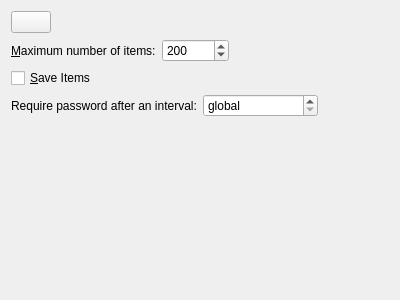
<?xml version="1.0" encoding="UTF-8"?>
<ui version="4.0">
 <class>TabPropertiesWidget</class>
 <widget class="QWidget" name="TabPropertiesWidget">
  <property name="geometry">
   <rect>
    <x>0</x>
    <y>0</y>
    <width>400</width>
    <height>300</height>
   </rect>
  </property>
  <property name="windowTitle">
   <string/>
  </property>
  <layout class="QVBoxLayout" name="verticalLayout">
   <item>
    <layout class="QHBoxLayout" name="horizontalLayout">
     <item>
      <widget class="IconSelectButton" name="iconButton">
       <property name="text">
        <string/>
       </property>
      </widget>
     </item>
     <item>
      <widget class="QLabel" name="tabName">
       <property name="sizePolicy">
        <sizepolicy hsizetype="Expanding" vsizetype="Preferred">
         <horstretch>0</horstretch>
         <verstretch>0</verstretch>
        </sizepolicy>
       </property>
       <property name="text">
        <string/>
       </property>
      </widget>
     </item>
    </layout>
   </item>
   <item>
    <layout class="QHBoxLayout" name="horizontalLayout_2">
     <item>
      <widget class="QLabel" name="label_2">
       <property name="text">
        <string>&amp;Maximum number of items:</string>
       </property>
       <property name="buddy">
        <cstring>maxItems</cstring>
       </property>
      </widget>
     </item>
     <item>
      <widget class="QSpinBox" name="maxItems">
       <property name="specialValueText">
        <string>default</string>
       </property>
       <property name="maximum">
        <number>100000</number>
       </property>
       <property name="value">
        <number>200</number>
       </property>
      </widget>
     </item>
     <item>
      <spacer name="horizontalSpacer_5">
       <property name="orientation">
        <enum>Qt::Horizontal</enum>
       </property>
       <property name="sizeHint" stdset="0">
        <size>
         <width>40</width>
         <height>20</height>
        </size>
       </property>
      </spacer>
     </item>
    </layout>
   </item>
    <item>
     <widget class="QCheckBox" name="storeItems">
      <property name="text">
       <string>&amp;Save Items</string>
      </property>
     </widget>
    </item>
    <item>
     <layout class="QHBoxLayout" name="horizontalLayout_3">
      <item>
       <widget class="QLabel" name="labelEncryptedExpireSeconds">
        <property name="text">
         <string>Require password after an interval:</string>
        </property>
        <property name="buddy">
         <cstring>encryptedExpireSeconds</cstring>
        </property>
       </widget>
      </item>
      <item>
       <widget class="QSpinBox" name="spinBoxExpireEncryptedTabSeconds">
        <property name="toolTip">
         <string>Per-tab timeout in seconds for requiring encryption password again.

Set to 0 to use global setting.</string>
        </property>
        <property name="specialValueText">
         <string>global</string>
        </property>
        <property name="suffix">
         <string> seconds</string>
        </property>
        <property name="maximum">
         <number>999999</number>
        </property>
       </widget>
      </item>
      <item>
       <spacer name="horizontalSpacer_6">
        <property name="orientation">
         <enum>Qt::Horizontal</enum>
        </property>
        <property name="sizeHint" stdset="0">
         <size>
          <width>40</width>
          <height>20</height>
         </size>
        </property>
       </spacer>
      </item>
     </layout>
    </item>
   <item>
    <spacer name="verticalSpacer">
     <property name="orientation">
      <enum>Qt::Vertical</enum>
     </property>
     <property name="sizeHint" stdset="0">
      <size>
       <width>20</width>
       <height>40</height>
      </size>
     </property>
    </spacer>
   </item>
  </layout>
 </widget>
 <customwidgets>
  <customwidget>
   <class>IconSelectButton</class>
   <extends>QPushButton</extends>
   <header>gui/iconselectbutton.h</header>
  </customwidget>
 </customwidgets>
 <tabstops>
  <tabstop>iconButton</tabstop>
  <tabstop>maxItems</tabstop>
  <tabstop>storeItems</tabstop>
  <tabstop>spinBoxExpireEncryptedTabSeconds</tabstop>
 </tabstops>
 <resources/>
 <connections/>
</ui>
